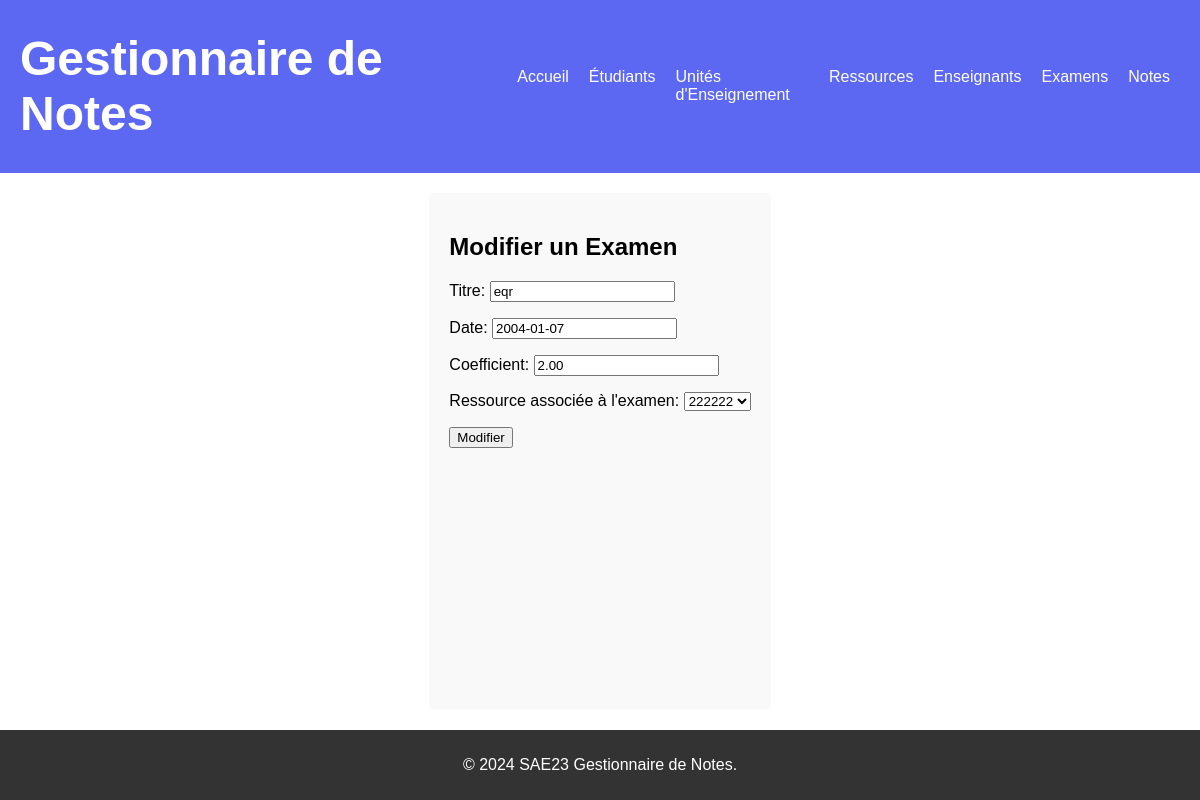
Page /examens/update/1/ on the committed database.
### gestionnaire_de_notes/models.py (models this page shows, shortened)
class Examen(models.Model):
    id = models.AutoField(primary_key=True)
    titre = models.CharField(max_length=100)
    date = models.DateField()
    coefficient = models.DecimalField(max_digits=5, decimal_places=2)
    ressource_ue = models.ForeignKey('RessourceUE', on_delete=models.CASCADE, default=1)

### gestionnaire_de_notes/views.py (the view)
# urls.py: path('examens/update/<int:pk>/', views.examen_update, name='examen_update'),
def examen_update(request, pk):
    examen = get_object_or_404(Examen, pk=pk)
    if request.method == 'POST':
        form = ExamenForm(request.POST, instance=examen)
        if form.is_valid():
            form.save()
            return redirect('examen_list')
    else:
        form = ExamenForm(instance=examen)
    return render(request, 'gestionnaire_de_notes/Examen/update.html', {'form': form})

### gestionnaire_de_notes/forms.py
class ExamenForm(ModelForm):
    class Meta:
        model = models.Examen
        fields = ('titre', 'date', 'coefficient', 'ressource_ue')
        labels = {
            'titre': _('Titre'),
            'date': _('Date'),
            'coefficient': _('Coefficient'),
            'ressource_ue': _("Ressource associée à l'examen")
        }

### gestionnaire_de_notes/models.py (called while the page is built)
    def __str__(self):
        chaine = f"{self.code_ressource}"
        return chaine

### gestionnaire_de_notes/templates/gestionnaire_de_notes/Examen/update.html (shortened to what this page needs)
{% extends 'gestionnaire_de_notes/main.html' %}
{% block content %}
    <h2>Modifier un Examen</h2>
    <form method="POST">
        {{ form.as_p }}
        <button type="submit">Modifier</button>
    </form>
{% endblock %}

### gestionnaire_de_notes/static/gestionnaire_de_notes/style.css (style rules this page uses)
html, body { height: 100%; margin: 0; padding: 0; font-family: Arial, sans-serif; }
body { display: flex; flex-direction: column; }

### rows in the picture
Examen: titre "eqr", date "2004-01-07", coefficient "2.00", ressource_ue "222222"
